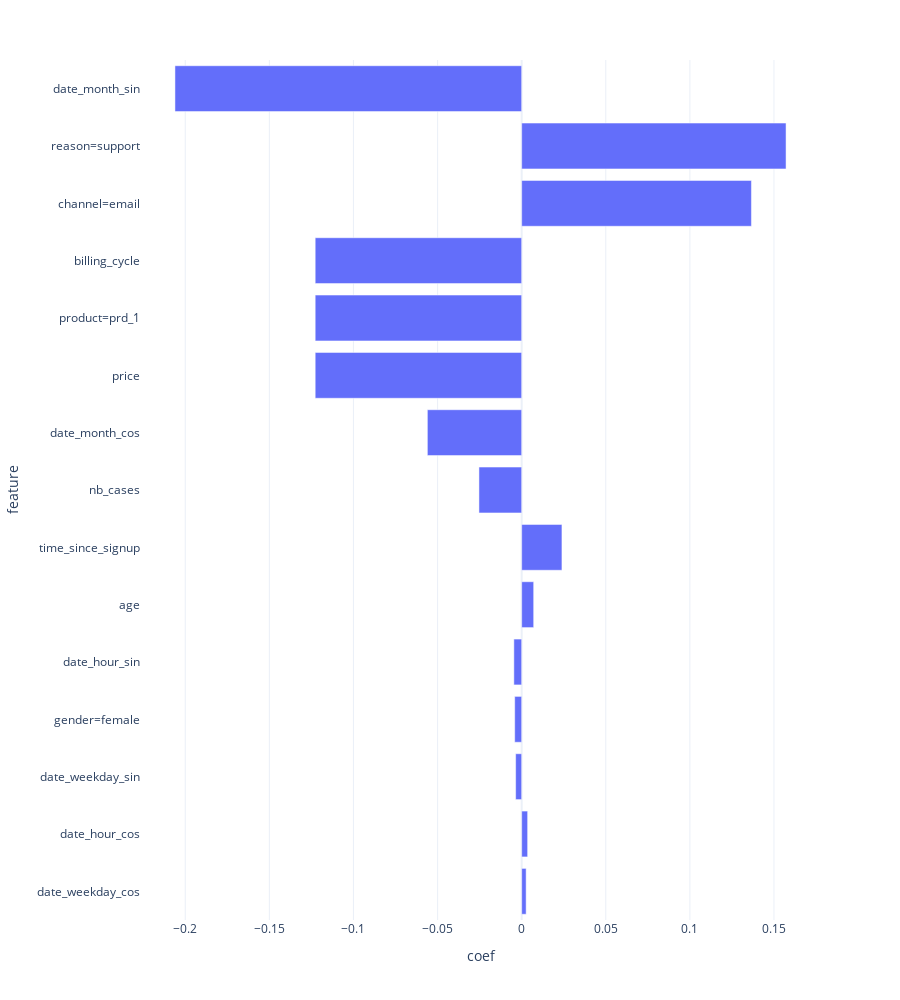

Write notebook code for a chart like this one.
### Code cell
feat_importance, fig = plot_feat_imp(cols_x, estimator.coef_)
fig

### Figure 1 — Plotly figure (JSON) as saved in the notebook; plotly's stock layout.template omitted (floating-point values rounded to 4 significant figures)
{"data": [{"alignmentgroup": "True", "hovertemplate": "coef=%{x}<br>feature=%{y}<extra></extra>", "legendgroup": "", "marker": {"color": "#636efa"}, "name": "", "offsetgroup": "", "orientation": "h", "showlegend": false, "textposition": "auto", "type": "bar", "x": [0.002656, 0.003541, -0.003591, -0.004157, -0.004651, 0.007139, 0.02394, -0.02541, -0.05608, -0.1228, -0.1228, -0.1228, 0.1366, 0.1572, -0.2062], "xaxis": "x", "y": ["date_weekday_cos", "date_hour_cos", "date_weekday_sin", "gender=female", "date_hour_sin", "age", "time_since_signup", "nb_cases", "date_month_cos", "price", "product=prd_1", "billing_cycle", "channel=email", "reason=support", "date_month_sin"], "yaxis": "y"}], "layout": {"barmode": "relative", "height": 1000, "legend": {"tracegroupgap": 0}, "margin": {"t": 60}, "xaxis": {"anchor": "y", "domain": [0, 1], "title": {"text": "coef"}}, "yaxis": {"anchor": "x", "domain": [0, 1], "title": {"text": "feature"}}}}
